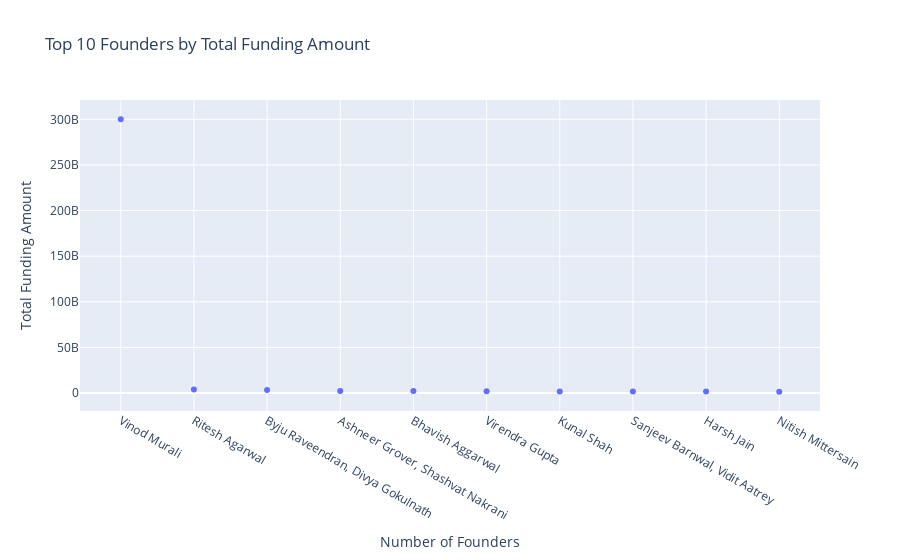

The cell this chart's notebook holds for it:
### Markdown cell above
**6. Founder Impact: Is there a correlation between the number of founders and the amount of funding received?**

### Code cell
# Calculate total funding amount for each founder
total_funding_by_founder = df_combined.groupby('Founders')['Amount'].sum().reset_index()

# Sort the founders by total funding amount in descending order
total_funding_by_founder = total_funding_by_founder.sort_values('Amount', ascending=False)

# Select the top 10 founders
top_10_founders = total_funding_by_founder.head(10)

# Plot the data
fig = px.scatter(top_10_founders, x='Founders', y='Amount',
                 title='Top 10 Founders by Total Funding Amount',
                 labels={'Founders': 'Number of Founders', 'Amount': 'Total Funding Amount'})

# Show the plot
fig.show()

### Figure 1 — Plotly figure (JSON) as saved in the notebook; plotly's stock layout.template omitted (floating-point values rounded to 4 significant figures)
{"data": [{"hovertemplate": "Number of Founders=%{x}<br>Total Funding Amount=%{y}<extra></extra>", "legendgroup": "", "marker": {"color": "#636efa", "symbol": "circle"}, "mode": "markers", "name": "", "orientation": "v", "showlegend": false, "type": "scatter", "x": ["Vinod Murali", "Ritesh Agarwal", "Byju Raveendran, Divya Gokulnath", "Ashneer Grover, Shashvat Nakrani", "Bhavish Aggarwal", "Virendra Gupta", "Kunal Shah", "Sanjeev Barnwal, Vidit Aatrey", "Harsh Jain", "Nitish Mittersain"], "xaxis": "x", "y": [300000000000, 3956257350, 3246473780, 2326704600, 2164380000, 2000000000, 1806068500, 1740000000, 1680000000, 1455798900], "yaxis": "y"}], "layout": {"legend": {"tracegroupgap": 0}, "title": {"text": "Top 10 Founders by Total Funding Amount"}, "xaxis": {"anchor": "y", "domain": [0, 1], "title": {"text": "Number of Founders"}}, "yaxis": {"anchor": "x", "domain": [0, 1], "title": {"text": "Total Funding Amount"}}}}
